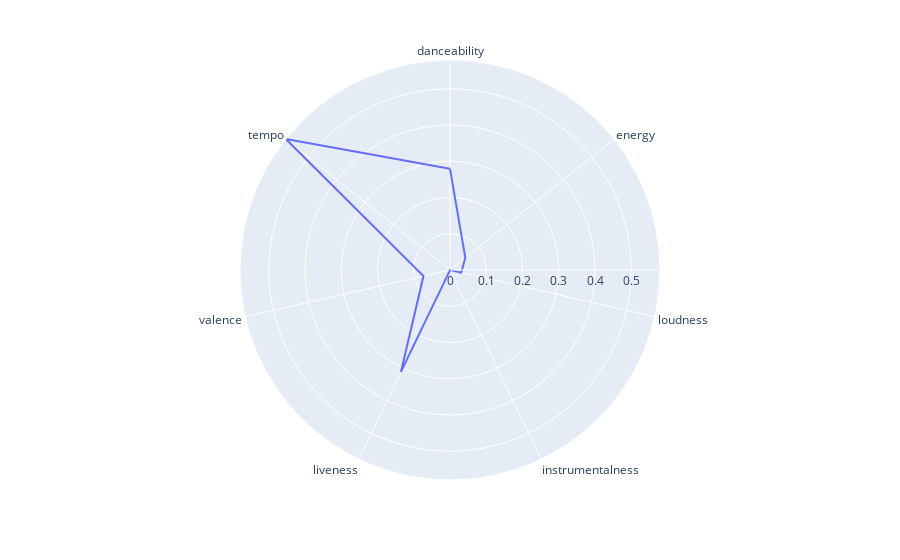

Notebook cell for this chart:
### Code cell
def make_radar(tuple_keys_val):
    df = pd.DataFrame(dict(
        r=tuple_keys_val[1],
        theta=tuple_keys_val[0]))
    fig = px.line_polar(df, r='r', theta='theta', line_close=True)
    fig.show()
make_radar(radar_val)

### Figure 1 — Plotly figure (JSON) as saved in the notebook; plotly's stock layout.template omitted (floating-point values rounded to 4 significant figures)
{"data": [{"hovertemplate": "r=%{r}<br>theta=%{theta}<extra></extra>", "legendgroup": "", "line": {"color": "#636efa", "dash": "solid"}, "marker": {"symbol": "circle"}, "mode": "lines", "name": "", "r": [0.279, 0.054, 0.03185, 0.000164, 0.312, 0.075, 0.5792, 0.279], "showlegend": false, "subplot": "polar", "theta": ["danceability", "energy", "loudness", "instrumentalness", "liveness", "valence", "tempo", "danceability"], "type": "scatterpolar"}], "layout": {"autosize": true, "legend": {"tracegroupgap": 0}, "margin": {"t": 60}, "polar": {"angularaxis": {"direction": "clockwise", "rotation": 90, "type": "category"}, "domain": {"x": [0, 1], "y": [0, 1]}, "radialaxis": {"autorange": true, "range": [0, 0.5792], "type": "linear"}}}}
